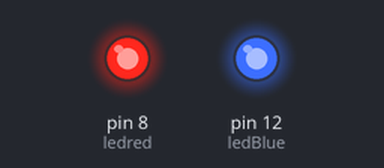
A sketch run on a simulated Arduino Uno, built with avr-gcc and run on an emulated ATmega328P. Parts: output pins drawn as LEDs (lit = HIGH).

Above: at 0.1 s.
Timing chart, 0 to 1.6 s (numbered marks = the images above):
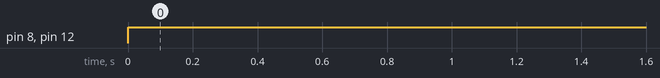

Measured:
- by itself, pin 8 (ledred), pin 12 (ledBlue): LOW → HIGH at 0.00 s

The sketch:

test_arduino.ino
```cpp
int ledBlue = 12;
int ledred = 8;

void setup() {
  // put your setup code here, to run once:
  pinMode(ledBlue, OUTPUT);
  pinMode(ledred, OUTPUT);

}

void loop() {
  // put your main code here, to run repeatedly:
  digitalWrite(ledBlue, HIGH);
  digitalWrite(ledred, HIGH);

}
```
